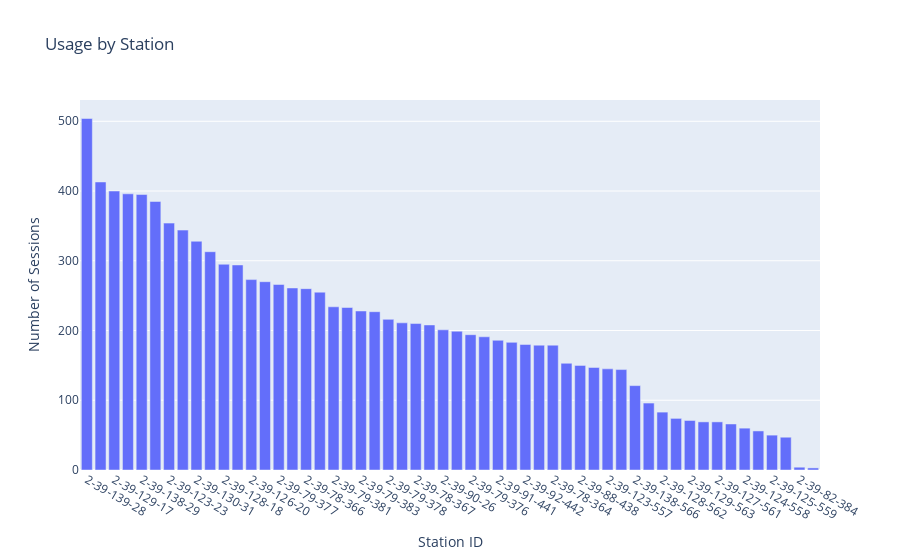

Notebook code cell kept with this figure:
### Code cell
import plotly.express as px

station_counts = df['stationID'].value_counts().reset_index()
station_counts.columns = ['stationID', 'Usage']

space_counts = df['spaceID'].value_counts().reset_index()
space_counts.columns = ['spaceID', 'Usage']

site_counts = df['siteID'].value_counts().reset_index()
site_counts.columns = ['siteID', 'Usage']

# Create an interactive bar chart for station usage
fig_station = px.bar(
    station_counts,
    x='stationID',
    y='Usage',
    title='Usage by Station',
    labels={'stationID': 'Station ID', 'Usage': 'Number of Sessions'}
)
fig_station.show()

# Create an interactive bar chart for space usage
fig_space = px.bar(
    space_counts,
    x='spaceID',
    y='Usage',
    title='Usage by Space',
    labels={'space': 'Space', 'Usage': 'Number of Sessions'}
)
fig_space.show()

# Create an interactive bar chart for site usage
fig_site = px.bar(
    site_counts,
    x='siteID',
    y='Usage',
    title='Usage by Site',
    labels={'site': 'Site', 'Usage': 'Number of Sessions'}
)
fig_site.show()

### Figure 1 — Plotly figure (JSON) as saved in the notebook; plotly's stock layout.template omitted (floating-point values rounded to 4 significant figures)
{"data": [{"hovertemplate": "Station ID=%{x}<br>Number of Sessions=%{y}<extra></extra>", "legendgroup": "", "marker": {"color": "#636efa", "pattern": {"shape": ""}}, "name": "", "orientation": "v", "showlegend": false, "textposition": "auto", "type": "bar", "x": ["2-39-139-28", "2-39-127-19", "2-39-129-17", "2-39-131-30", "2-39-138-29", "2-39-125-21", "2-39-123-23", "2-39-89-25", "2-39-130-31", "2-39-79-380", "2-39-128-18", "2-39-78-365", "2-39-126-20", "2-39-91-437", "2-39-79-377", "2-39-124-22", "2-39-78-366", "2-39-88-24", "2-39-79-381", "2-39-95-27", "2-39-79-383", "2-39-78-363", "2-39-79-378", "2-39-78-360", "2-39-78-367", "2-39-79-379", "2-39-90-26", "2-39-92-436", "2-39-79-376", "2-39-78-361", "2-39-91-441", "2-39-78-362", "2-39-92-442", "2-39-79-382", "2-39-78-364", "2-39-90-440", "2-39-88-438", "2-39-95-444", "2-39-123-557", "2-39-89-439", "2-39-138-566", "2-39-130-564", "2-39-128-562", "2-39-131-565", "2-39-129-563", "2-39-139-567", "2-39-127-561", "2-39-126-560", "2-39-124-558", "2-39-83-386", "2-39-125-559", "2-39-83-387", "2-39-82-384", "2-39-82-385"], "xaxis": "x", "y": [504, 413, 400, 396, 395, 385, 354, 344, 328, 313, 295, 294, 273, 270, 266, 261, 260, 255, 234, 233, 228, 227, 216, 211, 210, 208, 201, 199, 194, 191, 186, 183, 180, 179, 179, 153, 150, 147, 145, 144, 121, 96, 83, 74, 71, 69, 69, 66, 60, 56, 50, 47, 4, 3], "yaxis": "y"}], "layout": {"barmode": "relative", "legend": {"tracegroupgap": 0}, "title": {"text": "Usage by Station"}, "xaxis": {"anchor": "y", "domain": [0, 1], "title": {"text": "Station ID"}}, "yaxis": {"anchor": "x", "domain": [0, 1], "title": {"text": "Number of Sessions"}}}}
